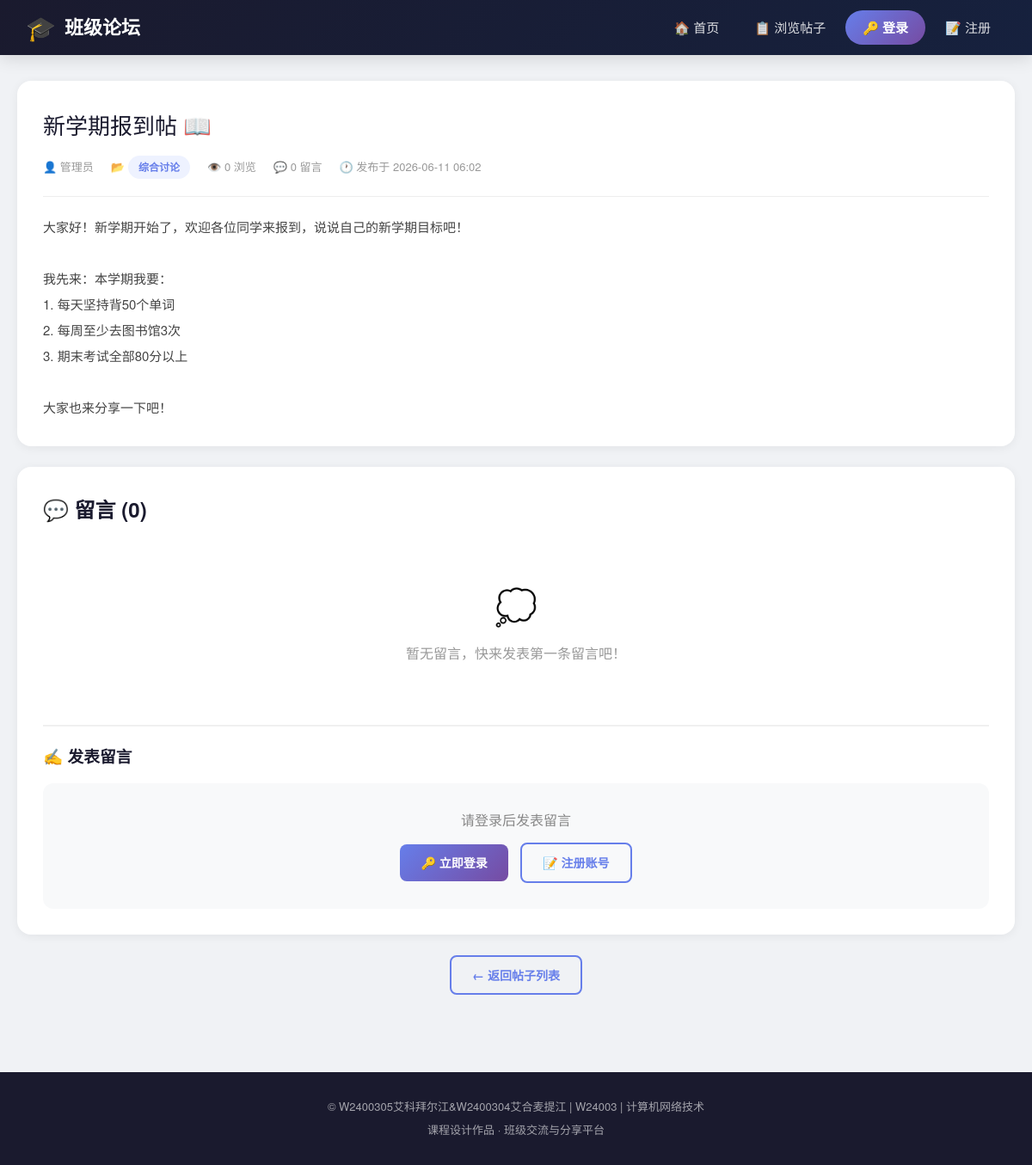
/messages.php?post_id=1, run on the app's committed database.
### tables this page shows
CREATE TABLE IF NOT EXISTS `posts` (
    `id` INT AUTO_INCREMENT PRIMARY KEY,
    `title` VARCHAR(200) NOT NULL COMMENT '帖子标题',
    `content` TEXT NOT NULL COMMENT '帖子内容',
    `user_id` INT NOT NULL COMMENT '发布者ID',
    `category` VARCHAR(50) DEFAULT '综合讨论' COMMENT '分类',
    `views` INT DEFAULT 0 COMMENT '浏览量',
    `created_at` DATETIME DEFAULT CURRENT_TIMESTAMP COMMENT '发布时间',
    `updated_at` DATETIME DEFAULT CURRENT_TIMESTAMP ON UPDATE CURRENT_TIMESTAMP COMMENT '更新时间',
    INDEX `idx_user` (`user_id`),
    INDEX `idx_category` (`category`),
    INDEX `idx_views` (`views`),
    INDEX `idx_created` (`created_at`),
    CONSTRAINT `fk_posts_user` FOREIGN KEY (`user_id`) REFERENCES `users`(`id`) ON DELETE CASCADE
);

CREATE TABLE IF NOT EXISTS `users` (
    `id` INT AUTO_INCREMENT PRIMARY KEY,
    `username` VARCHAR(50) NOT NULL UNIQUE COMMENT '登录用户名',
    `password` VARCHAR(255) NOT NULL COMMENT '密码（bcrypt哈希）',
    `nickname` VARCHAR(50) NOT NULL COMMENT '显示昵称',
    `email` VARCHAR(100) DEFAULT '' COMMENT '邮箱',
    `avatar` VARCHAR(255) DEFAULT '' COMMENT '头像路径',
    `role` ENUM('user', 'admin') DEFAULT 'user' COMMENT '角色：user=普通用户, admin=管理员',
    `created_at` DATETIME DEFAULT CURRENT_TIMESTAMP COMMENT '注册时间',
    INDEX `idx_role` (`role`),
    INDEX `idx_created` (`created_at`)
);

### config.php (called while the page is built, shortened)
<?php
function isLoggedIn() {
    return isset($_SESSION['user_id']);
}
?>

### messages.php (the view, shortened to what this page needs)
<?php
require_once __DIR__ . '/config.php';
$postId = isset($_GET['post_id']) ? (int)$_GET['post_id'] : 0;
require_once __DIR__ . '/header.php';
mysqli_query($conn, "UPDATE posts SET views = views + 1 WHERE id = $postId");
$result = mysqli_query($conn, "SELECT p.*, u.nickname, u.username FROM posts p JOIN users u ON p.user_id = u.id WHERE p.id = $postId");
$post = mysqli_fetch_assoc($result);
$msgPage = isset($_GET['m_page']) ? max(1, (int)$_GET['m_page']) : 1;
$msgPerPage = 10;
$msgOffset = ($msgPage - 1) * $msgPerPage;
$msgCountResult = mysqli_query($conn, "SELECT COUNT(*) as cnt FROM messages WHERE post_id = $postId");
$msgTotalRows = mysqli_fetch_assoc($msgCountResult)['cnt'];
$msgTotalPages = ceil($msgTotalRows / $msgPerPage);
$messages = mysqli_query($conn, "
    SELECT m.*, u.nickname, u.username
    FROM messages m
    JOIN users u ON m.user_id = u.id
    WHERE m.post_id = $postId
    ORDER BY m.created_at ASC
    LIMIT $msgOffset, $msgPerPage
");
?>
<div class="container">
    <div class="card post-detail">
        <div class="post-title"><?= htmlspecialchars($post['title']) ?></div>
        <div class="card-meta">
            <span>👤 <?= htmlspecialchars($post['nickname']) ?></span>
            <span>📂 <span class="badge badge-primary"><?= htmlspecialchars($post['category']) ?></span></span>
            <span>👁️ <?= $post['views'] ?> 浏览</span>
            <span>💬 <?= $msgTotalRows ?> 留言</span>
            <span>🕐 发布于 <?= date('Y-m-d H:i', strtotime($post['created_at'])) ?></span>
        </div>
        <div class="post-body">
            <?= nl2br(htmlspecialchars($post['content'])) ?>
        </div>
    </div>
    <div class="card">
        <h2 style="margin-bottom:20px;color:#1a1a2e;">💬 留言 (<span id="msgCount"><?= $msgTotalRows ?></span>)</h2>
        <?php if (mysqli_num_rows($messages) > 0): ?>
            <?php while ($msg = mysqli_fetch_assoc($messages)): ?>
            <div class="message-item">
                <div class="message-header">
                    <div class="message-avatar" style="background:<?= getAvatarColor($msg['user_id']) ?>">
                        <?= mb_substr($msg['nickname'], 0, 1) ?>
                    </div>
                    <div>
                        <span class="message-author"><?= htmlspecialchars($msg['nickname']) ?></span>
                        <span class="message-time"><?= date('Y-m-d H:i', strtotime($msg['created_at'])) ?></span>
                    </div>
                </div>
                <div class="message-content">
                    <?= nl2br(htmlspecialchars($msg['content'])) ?>
                </div>
            </div>
            <?php endwhile; ?>
            <?php if ($msgTotalPages > 1): ?>
            <div class="pagination" style="margin-top:20px;">
                <?php if ($msgPage > 1): ?>
                    <a href="?post_id=<?= $postId ?>&m_page=<?= $msgPage-1 ?>">← 上一页</a>
                <?php endif; ?>
                <?php for ($i = 1; $i <= $msgTotalPages; $i++): ?>
                    <?php if ($i == $msgPage): ?>
                        <span class="active"><?= $i ?></span>
                    <?php else: ?>
                        <a href="?post_id=<?= $postId ?>&m_page=<?= $i ?>"><?= $i ?></a>
                    <?php endif; ?>
                <?php endfor; ?>
                <?php if ($msgPage < $msgTotalPages): ?>
                    <a href="?post_id=<?= $postId ?>&m_page=<?= $msgPage+1 ?>">下一页 →</a>
                <?php endif; ?>
            </div>
            <?php endif; ?>
        <?php else: ?>
            <div style="text-align:center;padding:40px;color:#999;">
                <div style="font-size:40px;margin-bottom:12px;">💭</div>
                <p>暂无留言，快来发表第一条留言吧！</p>
            </div>
        <?php endif; ?>
        <div style="margin-top:30px;padding-top:20px;border-top:2px solid #f0f0f0;">
            <h3 style="margin-bottom:16px;color:#1a1a2e;">✍️ 发表留言</h3>
            <?php if (isLoggedIn()): ?>
            <form method="POST" action="">
                <div class="form-group">
                    <textarea name="message_content" class="form-control"
                              placeholder="写下你的想法..." rows="4" required></textarea>
                </div>
                <button type="submit" class="btn btn-primary">💬 发布留言</button>
            </form>
            <?php else: ?>
            <div style="text-align:center;padding:30px;background:#f8f9fa;border-radius:12px;">
                <p style="color:#888;margin-bottom:14px;">请登录后发表留言</p>
                <a href="login.php" class="btn btn-primary">🔑 立即登录</a>
                <a href="register.php" class="btn btn-outline" style="margin-left:10px;">📝 注册账号</a>
            </div>
            <?php endif; ?>
        </div>
    </div>
    <div style="margin-top:20px;text-align:center;">
        <a href="browse.php" class="btn btn-outline">← 返回帖子列表</a>
    </div>
</div>
<?php require_once __DIR__ . '/footer.php';
?>

### style.css (style rules this page uses)
* { margin: 0; padding: 0; box-sizing: border-box; }
body { font-family: 'Microsoft YaHei', 'PingFang SC', 'Helvetica Neue', sans-serif; background: #f0f2f5; color: #333; min-height: 100vh; line-height: 1.6; }
.container { max-width: 1200px; margin: 0 auto; padding: 30px 20px; }
.card { background: #fff; border-radius: 16px; box-shadow: 0 2px 12px rgba(0,0,0,.06); padding: 30px; margin-bottom: 24px; transition: transform .2s, box-shadow .2s; }
.card-meta { font-size: 13px; color: #999; display: flex; gap: 20px; flex-wrap: wrap; }
.card-meta span { display: flex; align-items: center; gap: 4px; }
.btn { display: inline-block; padding: 10px 24px; border: none; border-radius: 8px; font-size: 14px; font-weight: bold; cursor: pointer; text-decoration: none; transition: all .3s; font-family: inherit; }
.btn-primary { background: linear-gradient(135deg, #667eea, #764ba2); color: #fff; }
.btn-outline { background: transparent; border: 2px solid #667eea; color: #667eea; }
.badge { display: inline-block; padding: 4px 12px; border-radius: 20px; font-size: 12px; font-weight: bold; }
.badge-primary { background: #eef2ff; color: #667eea; }
.card, .feature-card { animation: fadeInUp .5s ease forwards; }
.card:nth-child(2) { animation-delay: .1s; }
.post-detail .post-title { font-size: 26px; color: #1a1a2e; margin-bottom: 15px; }
.post-detail .post-body { line-height: 2; color: #444; font-size: 15px; margin-top: 20px; padding-top: 20px; border-top: 1px solid #eee; }

### data on the page
posts: title "新学期报到帖 📖", user.nickname "管理员", category "综合讨论", views "0", created_at "2026-06-11 06:02", content "大家好！新学期开始了，欢迎各位同学来报到，说说自己的新学期目标吧！ 我先来：本学期我要： 1. 每天坚持背50个单词 2. 每周至少去图书馆3次 3. 期末考试全部80分以上 大家也来分享一下吧！"

### other printed values
$msgTotalRows "0"
